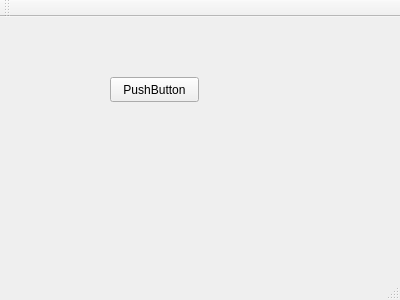
<?xml version="1.0" encoding="UTF-8"?>
<ui version="4.0">
 <class>MainWindow</class>
 <widget class="QMainWindow" name="MainWindow">
  <property name="geometry">
   <rect>
    <x>0</x>
    <y>0</y>
    <width>400</width>
    <height>300</height>
   </rect>
  </property>
  <property name="windowTitle">
   <string>MainWindow</string>
  </property>
  <widget class="QWidget" name="centralWidget">
   <widget class="QPushButton" name="pushButton">
    <property name="geometry">
     <rect>
      <x>110</x>
      <y>60</y>
      <width>89</width>
      <height>25</height>
     </rect>
    </property>
    <property name="text">
     <string>PushButton</string>
    </property>
   </widget>
  </widget>
  <widget class="QMenuBar" name="menuBar">
   <property name="geometry">
    <rect>
     <x>0</x>
     <y>0</y>
     <width>400</width>
     <height>22</height>
    </rect>
   </property>
  </widget>
  <widget class="QToolBar" name="mainToolBar">
   <attribute name="toolBarArea">
    <enum>TopToolBarArea</enum>
   </attribute>
   <attribute name="toolBarBreak">
    <bool>false</bool>
   </attribute>
  </widget>
  <widget class="QStatusBar" name="statusBar"/>
 </widget>
 <layoutdefault spacing="6" margin="11"/>
 <resources/>
 <connections/>
</ui>
